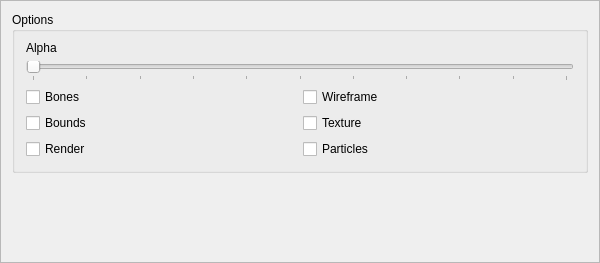
<?xml version="1.0" encoding="UTF-8"?>
<ui version="4.0">
 <class>RenderControlClass</class>
 <widget class="QWidget" name="RenderControlClass">
  <property name="geometry">
   <rect>
    <x>0</x>
    <y>0</y>
    <width>600</width>
    <height>263</height>
   </rect>
  </property>
  <property name="windowTitle">
   <string>RenderControl</string>
  </property>
  <layout class="QVBoxLayout" name="verticalLayout">
   <property name="leftMargin">
    <number>0</number>
   </property>
   <property name="topMargin">
    <number>0</number>
   </property>
   <property name="rightMargin">
    <number>0</number>
   </property>
   <property name="bottomMargin">
    <number>0</number>
   </property>
   <item>
    <widget class="QScrollArea" name="scrollArea">
     <property name="widgetResizable">
      <bool>true</bool>
     </property>
     <widget class="QWidget" name="scrollAreaWidgetContents">
      <property name="geometry">
       <rect>
        <x>0</x>
        <y>0</y>
        <width>598</width>
        <height>261</height>
       </rect>
      </property>
      <layout class="QVBoxLayout" name="verticalLayout_2">
       <item>
        <widget class="QGroupBox" name="groupBoxRender">
         <property name="minimumSize">
          <size>
           <width>0</width>
           <height>150</height>
          </size>
         </property>
         <property name="autoFillBackground">
          <bool>false</bool>
         </property>
         <property name="title">
          <string>Options</string>
         </property>
         <property name="flat">
          <bool>false</bool>
         </property>
         <property name="checkable">
          <bool>false</bool>
         </property>
         <layout class="QVBoxLayout" name="verticalLayout_6">
          <property name="topMargin">
           <number>9</number>
          </property>
          <item>
           <widget class="QLabel" name="labelAlpha">
            <property name="text">
             <string>Alpha</string>
            </property>
           </widget>
          </item>
          <item>
           <widget class="QSlider" name="horizontalSliderAlpha">
            <property name="maximum">
             <number>100</number>
            </property>
            <property name="orientation">
             <enum>Qt::Horizontal</enum>
            </property>
            <property name="tickPosition">
             <enum>QSlider::TicksBelow</enum>
            </property>
            <property name="tickInterval">
             <number>10</number>
            </property>
           </widget>
          </item>
          <item>
           <layout class="QGridLayout" name="gridLayout">
            <item row="0" column="0">
             <widget class="QCheckBox" name="checkBoxBones">
              <property name="text">
               <string>Bones</string>
              </property>
             </widget>
            </item>
            <item row="2" column="0">
             <widget class="QCheckBox" name="checkBoxBounds">
              <property name="text">
               <string>Bounds</string>
              </property>
             </widget>
            </item>
            <item row="0" column="1">
             <widget class="QCheckBox" name="checkBoxWireFrame">
              <property name="text">
               <string>Wireframe</string>
              </property>
             </widget>
            </item>
            <item row="2" column="1">
             <widget class="QCheckBox" name="checkBoxTexture">
              <property name="text">
               <string>Texture</string>
              </property>
             </widget>
            </item>
            <item row="3" column="0">
             <widget class="QCheckBox" name="checkBoxRender">
              <property name="text">
               <string>Render</string>
              </property>
             </widget>
            </item>
            <item row="3" column="1">
             <widget class="QCheckBox" name="checkBoxParticles">
              <property name="text">
               <string>Particles</string>
              </property>
             </widget>
            </item>
           </layout>
          </item>
         </layout>
        </widget>
       </item>
       <item>
        <spacer name="verticalSpacer">
         <property name="orientation">
          <enum>Qt::Vertical</enum>
         </property>
         <property name="sizeHint" stdset="0">
          <size>
           <width>20</width>
           <height>40</height>
          </size>
         </property>
        </spacer>
       </item>
      </layout>
     </widget>
    </widget>
   </item>
  </layout>
 </widget>
 <layoutdefault spacing="6" margin="11"/>
 <resources/>
 <connections/>
</ui>
